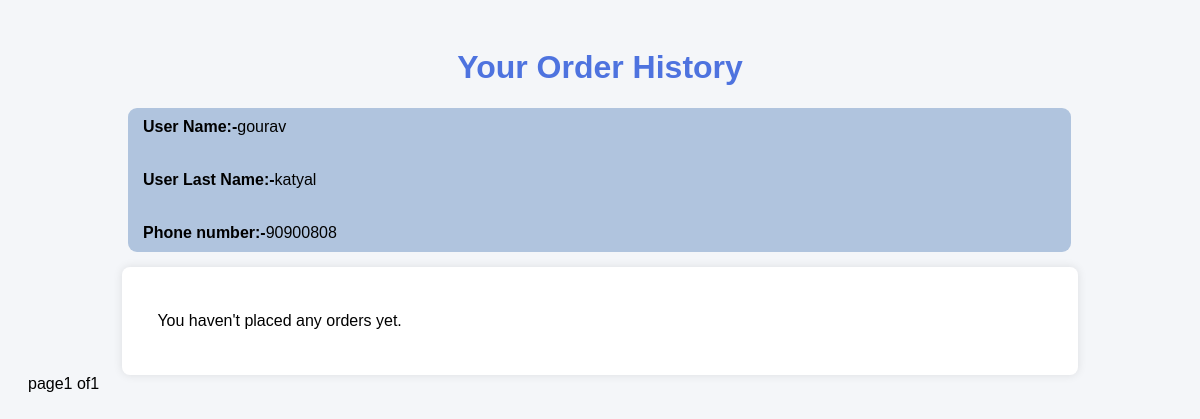
Before: /userprofile/ (signed in) with the older database file.
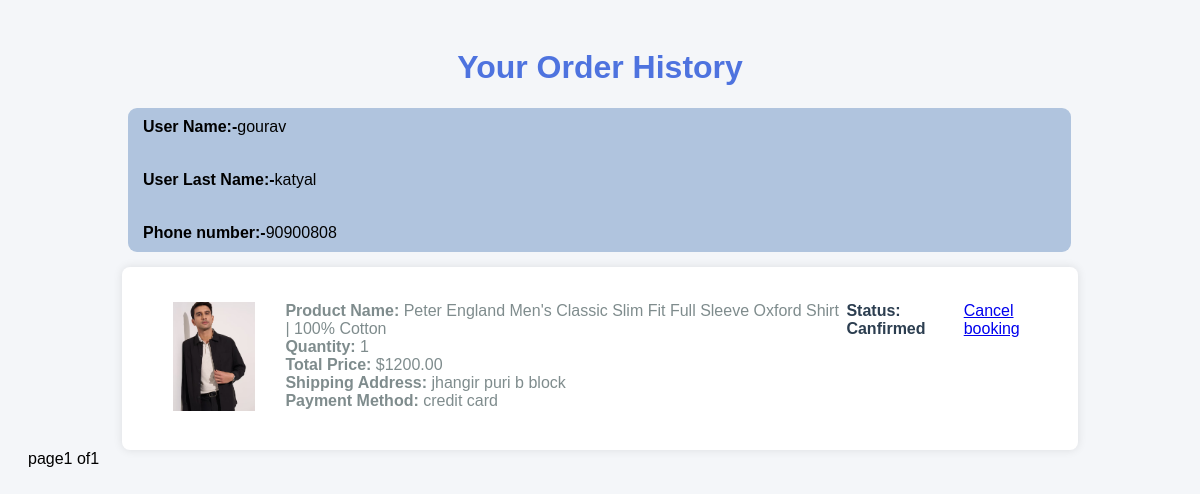
After: the same page with the newer database file.
### app/models.py (models this page shows, shortened)
class ordernow(models.Model):
    PAYMENT_METHODS=[
        ('credit card','credit card'),
        ('phone pay','phone pay'),
        ('bank transfer','bank traansfer'),
        ('COD','COD')
    ]
    STATUS=[
        ('pending','pending'),
        ('canfirmed','canfirmed'),
        ('cancelled','cancelled')
    ]
    product=models.ForeignKey(product,on_delete=models.CASCADE)
    user=models.ForeignKey(User,on_delete=models.CASCADE)
    price=models.DecimalField(max_digits=10,decimal_places=2)
    quantity=models.IntegerField()
    booking_date=models.DateTimeField(auto_now_add=True)
    status=models.CharField(max_length=10,choices=STATUS,default='pending')
    shipping_adress=models.TextField()
    payment_method=models.CharField(max_length=20,choices=PAYMENT_METHODS,null=True)
    total_price = models.DecimalField(max_digits=10, decimal_places=2, null=True, blank=True)
    stock = models.IntegerField(null=True, blank=True)

class product(models.Model):
    sub_cat=models.ForeignKey(sub_cat,on_delete=models.CASCADE)
    user=models.ForeignKey(User,on_delete=models.CASCADE)
    product_name= models.CharField(max_length=100)
    product_price = models.DecimalField(max_digits=10, decimal_places=2)
    product_dis=models.CharField(max_length=150, null=True)
    product_color=models.CharField(max_length=100, null=True)
    product_size=models.IntegerField(null=True)
    product_type=models.CharField(max_length=10,null=True)
    product_seleve=models.CharField(max_length=20,null=True)
    product_fit=models.CharField(max_length=10,null=True)
    packof=models.CharField(max_length=10,null=True)
    fabric=models.CharField(max_length=20,null=True)
    stock=models.IntegerField(null=True)

class ProductImage(models.Model):
    product_detail = models.ForeignKey(product, on_delete=models.CASCADE, related_name='images')
    image = models.ImageField(upload_to='photo/', null=True, blank=True)

### app/views.py (the view)
# urls.py: path('userprofile/', user_profile),
def user_profile(request):
    order=ordernow.objects.filter(user=request.user)
    paginator=Paginator(order,5)
    page_number=request.GET.get('page')
    page_obj = paginator.get_page(page_number)
    return render(request,'userprofile.html',{'page_obj':page_obj})

### template/userprofile.html (shortened to what this page needs)
<!DOCTYPE html>
<html lang="en">
<head>
</head>
<body>
    <h1>Your Order History</h1>
    <div class="val">
        <p><strong>User Name:-</strong>{{user.username}}</p>
        <p><strong>User Last Name:-</strong>{{user.last_name}}</p>
        <p><strong>Phone number:-</strong>{{user.userprofile.phonenumber}}</p>
    </div>
    <div class="order-container">
        {% for orders in page_obj %}
            <div class="order">
                <div class="order-details">
                    <div class="img">
                        {% if orders.product.images.exists %}
                                <img src="{{ orders.product.images.first.image.url }}" alt="Product Image">
                        {% else %}
                        <p>No image available</p>
                        {% endif %}
                        </div>
                    <div class="order-info">
                        <strong>Product Name:</strong> {{ orders.product.product_name }}<br>
                        <strong>Quantity:</strong> {{ orders.quantity }}<br>
                        <strong>Total Price:</strong> ${{ orders.total_price }}<br>
                        <strong>Shipping Address:</strong> {{ orders.shipping_adress }}<br>
                        <strong>Payment Method:</strong> {{ orders.payment_method }}<br>
                    </div>
                    <div class="order-status">
                        Status: <span>{{ orders.status|title }}</span>
                    </div>
                    <div class="can">
                        <a href="/cancel/{{order.id}}">Cancel booking</a><br><br>
                       </div>
                </div>
            </div>
        {% empty %}
            <p>You haven't placed any orders yet.</p>
        {% endfor %}
    </div>
        <div class="pagination">
            <span class="step-links">
                <span class="current">
                    page{{page_obj.number}} of{{page_obj.paginator.num_pages}}
                </span>
            </span>
        </div>
</body>
</html>

Changed rows visible on the page:
added ordernow: product.images.first.image (picture), product.product_name "Peter England Men's Classic Slim Fit Full Sleeve Oxford Shirt | 100% Cotton", quantity "1", total_price "1200.00", shipping_adress "jhangir puri b block", payment_method "credit card", status "Canfirmed"
Other visible differences:
text no longer shown: "You haven't placed any orders yet."
